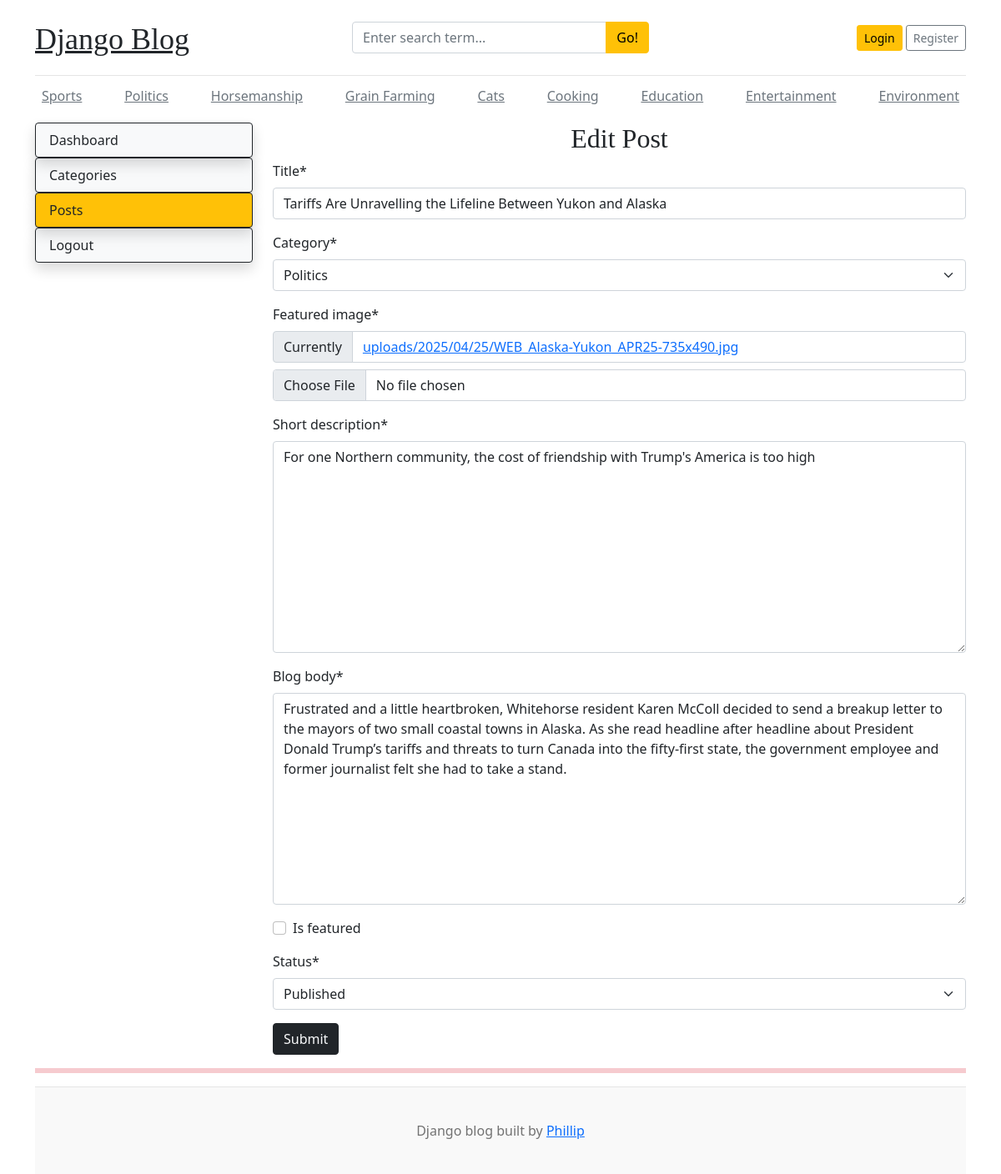
The page /dashboard/posts/edit/7 on the database its author committed.
### blogs/models.py (models this page shows, shortened)
class Category(models.Model):
    cat_name = models.CharField(max_length=50, unique=True)
    created_at = models.DateTimeField(auto_now_add=True)
    updated_at = models.DateTimeField(auto_now=True)
    def __str__(self):
        return self.cat_name
    class Meta:
        verbose_name_plural = 'categories'

class Blog(models.Model):
    title = models.CharField(max_length=100)
    slug = models.SlugField(max_length=150, unique=True, blank=True)
    category = models.ForeignKey(Category, on_delete=models.CASCADE)
    author = models.ForeignKey(User, on_delete=models.CASCADE)
    featured_image = models.ImageField(upload_to='uploads/%Y/%m/%d')
    short_description = models.TextField(max_length=500)
    blog_body = models.TextField(max_length=2000)
    status = models.CharField(max_length=10, choices=STATUS_CHOICES, default="Draft")
    is_featured = models.BooleanField(default=False)
    created_at = models.DateTimeField(auto_now_add=True)
    updated_at = models.DateTimeField(auto_now=True)

### dashboards/views.py (the view, shortened to what this page needs)
# urls.py: path('posts/edit/<int:pk>', views.edit_post, name='edit_post'),
def edit_post(request, pk):
    post = get_object_or_404(Blog, pk=pk)
    form = PostForm(instance=post)
    context = {
        'form': form,
        'post': post,
    }
    return render(request, 'dashboard/edit_post.html', context)

### dashboards/forms.py
class PostForm(forms.ModelForm):
    class Meta:
        model = Blog
        fields = ('title', 'category', 'featured_image', 'short_description', 'blog_body', 'is_featured', 'status')

### blogs/context_processors.py (called while the page is built)
def get_categories(request):
    categories = Category.objects.all()
    return dict(categories=categories)

def get_social(request):
    social = Social.objects.all()
    return dict(social = social)

### templates/dashboard/edit_post.html (shortened to what this page needs)
{% extends 'base.html' %}
{% block content %}
{% load crispy_forms_tags %}
<div class="row">
    {% include 'dashboard/sidebar.html' %}
        <div class="col-md-9">
            <h2 class="text-center">Edit Post</h2>
            <form action="{% url 'edit_post' post.id %}" method="POST"  enctype="multipart/form-data">
                {{ form  | crispy }}
                <button class="btn btn-dark text-light" type="submit">Submit</button>
            </form>
         </div>
</div>
{% endblock %}

### templates/base.html (shortened to what this page needs)
{% load static %}
<!DOCTYPE html>
<html lang="en">
  <head>
    <link
      href="https://getbootstrap.com/docs/5.0/dist/css/bootstrap.min.css"
      rel="stylesheet"
    />
    <link rel="stylesheet" href="https://cdnjs.cloudflare.com/ajax/libs/font-awesome/6.7.2/css/all.min.css">
    <link href='{% static "css/blog.css" %}' rel="stylesheet" />
  </head>
  <body>
    <div class="container">
      <header class="blog-header py-3">
        <div class="row flex-nowrap justify-content-between align-items-center">
          <div class="col-4 pt-1">
            <a class="blog-header-logo text-dark" href="/">Django Blog</a>
          </div>
          <div class="col-4">
            <form action="{% url 'search' %}" method="GET">
              <div class="input-group">
                <input class="form-control" type="text" name="keyword"  placeholder="Enter search term..." aria-label="Enter search term..." aria-describedby="button-search" />
                <button class="btn btn-warning" id="button-search" type="submit">Go!</button>
              </div>
            </form>
          </div>
          <div class="col-4 d-flex justify-content-end align-items-center">
            {% if user.is_authenticated %}
              <span><a href="{% url 'dashboard' %}">Dashboard</a>&emsp;<a class="btn btn-sm btn-warning" href="{% url 'logout' %}">Logout</a> &nbsp;</></span>
            {% else %}
              <a class="btn btn-sm btn-warning" href="{% url 'login' %}">Login</a> &nbsp;
              <a class="btn btn-sm btn-outline-secondary" href="{% url 'register' %}">Register</a>
            {% endif %}
            </div>
        </div>
      </header>
      <div class="nav-scroller py-1 mb-2">
        <nav class="nav d-flex justify-content-between">
          {% for cat in categories %}
          <a class="p-2 text-muted" href="{% url 'posts_by_category' cat.id %}">{{cat.cat_name}}</a>
          {% endfor %}
      </div>
 {% block content %}
 {% endblock %}
<hr class="bg-danger border-3 border-bottom border-top border-danger" />
<footer class="blog-footer">
    <p>Django blog built by <a href="#">Phillip</a></p>
  </footer>
</body>
</html>

### blog_main/static/css/blog.css (style rules this page uses)
.blog-header { border-bottom: 1px solid #e5e5e5; }
.blog-header-logo { font-family: 'Playfair Display', Georgia, 'Times New Roman', serif ; font-size: 2.25rem; }
h1, h2, h3, h4, h5, h6 { font-family: 'Playfair Display', Georgia, 'Times New Roman', serif ; }
.blog-footer { padding: 2.5rem 0; color: #727272; text-align: center; background-color: #f9f9f9; border-top: 0.05rem solid #e5e5e5; }
.blog-footer p:last-child { margin-bottom: 0; }

### rows shown on the page
Category: cat_name "Sports"
Category: cat_name "Politics"
Category: cat_name "Horsemanship"
Category: cat_name "Grain Farming"
Category: cat_name "Cats"
Category: cat_name "Cooking"
Category: cat_name "Education"
Category: cat_name "Entertainment"
Category: cat_name "Environment"
Blog: title "Tariffs Are Unravelling the Lifeline Between Yukon and Alaska", category "Politics", short_description "For one Northern community, the cost of friendship with Trump's America is too high", blog_body "Frustrated and a little heartbroken, Whitehorse resident Karen McColl decided to send a breakup letter to the mayors of two small coastal towns in Alaska. As she read headline after headline about President Donald Trump’s tariffs and threats to turn Canada into the fifty-first state, the government employee and former journalist felt she had to take a stand.", status "Published"
